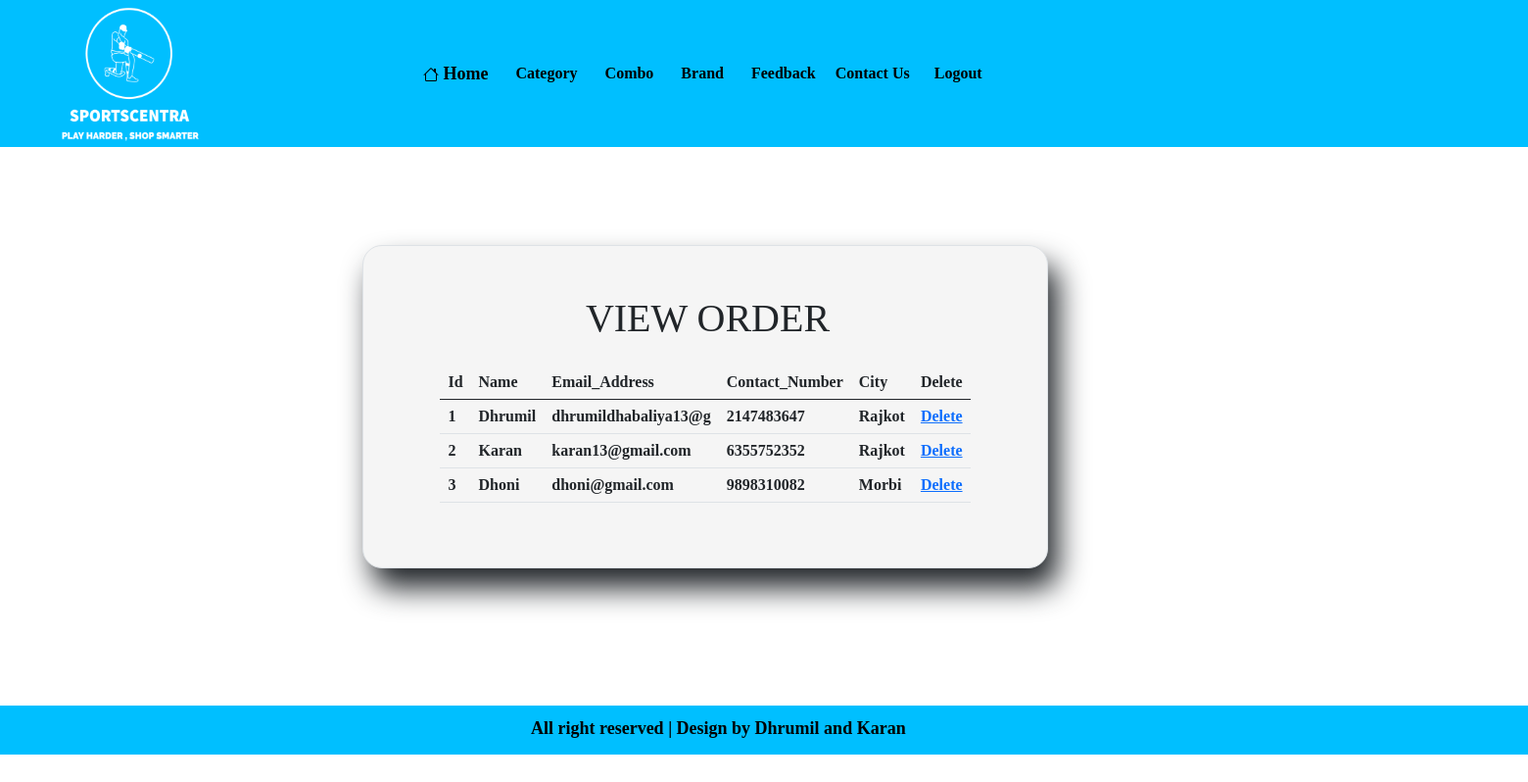
The app's page /USER/View_Order.php with its own data.
### tables this page shows
CREATE TABLE `order1` (
  `Id` int(3) NOT NULL,
  `Name` varchar(20) NOT NULL,
  `Email_Address` varchar(100) NOT NULL,
  `Contact_Number` varchar(10) NOT NULL,
  `City` varchar(10) NOT NULL
);

### USER/View_Order.php (the view, shortened to what this page needs)
<html>
    <head>
        <link href="https://cdn.jsdelivr.net/npm/bootstrap@5.0.2/dist/css/bootstrap.min.css" rel="stylesheet">
    <link href="../CSS/Category.css" rel="stylesheet">
    <link href="../CSS/Admin_Header.css" rel="stylesheet">
    <link href="../CSS/Admin_Footer.css" rel="stylesheet">
    </head>
    <body>
        <?php
            include('Header.php');
         ?>
       <center class="b border">
        <h1 class="h1">VIEW ORDER</h1>
        <table class="table w-75 mt-4 t">
            <thead>
                <tr>
                    <th>Id </th>
                    <th>Name</th>
                    <th>Email_Address</th>
                    <th>Contact_Number</th>
                    <th>City</th>
                    <th>Delete</th>
                </tr>
            </thead>
            <tbody class = "mt-5">
            <?php
                $con = mysqli_connect("localhost","root","","user");
                $q1 = "select * from order1";
                $result = mysqli_query($con,$q1);
                while($row = mysqli_fetch_array($result,MYSQLI_BOTH))
                {
                    echo "<tr>";
                    echo "<td>".$row[0]."</td>";
                    echo "<td>".$row[1]."</td>";
                    echo "<td>".$row[2]."</td>";
                    echo "<td>".$row[3]."</td>";
                    echo "<td>".$row[4]."</td>";
                    echo "<td><a href='Delete_view.php?id=".$row[0]."'>Delete</a>";
                    echo "</tr>";
                }
            ?>
        </tbody>
        </table>
</center>
        <?php
            include('Footer.php');
        ?>
    </body>
    </html>

### CSS/Category.css (style rules this page uses)
.h1 { margin-left: 5px; font-family: 'Times New Roman'; font-weight: bold; }
.border { margin-top: 100px; margin-left: 510px; padding: 50px; border-radius: 20px; width: 500px; box-shadow: 10px 20px 30px; background-color: whitesmoke }
.t { font-family: 'Times New Roman'; font-weight: bold; }

### USER/View_Order.php (style rules this page uses)
.h1 { margin-left: 5px; font-family: 'Times New Roman'; font-weight: bold; }
.border { margin-top: 100px; margin-left: 370px; padding: 50px; border-radius: 20px; width: 700px; box-shadow: 10px 20px 30px; background-color: whitesmoke }
.t { font-family: 'Times New Roman'; font-weight: bold; }

### records on screen
order1: Id "1", Name "Dhrumil", Email_Address "dhrumildhabaliya13@g", Contact_Number "2147483647", City "Rajkot"
order1: Id "2", Name "Karan", Email_Address "karan13@gmail.com", Contact_Number "6355752352", City "Rajkot"
order1: Id "3", Name "Dhoni", Email_Address "dhoni@gmail.com", Contact_Number "9898310082", City "Morbi"
